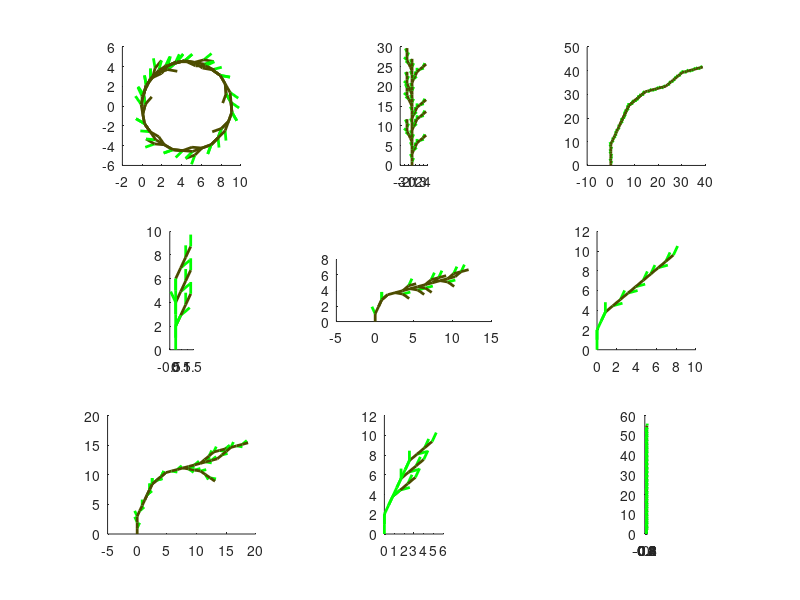

The MATLAB script that drew this image:

%
%L-system
%2D

clear all
clf


%Rules-- Cell array {1,x} is the xth string to be replaced
%      -- {2,x}

rule(1).before = 'F';
rule(1).after = 'F[+G]F[-G]F';

rule(2).before = 'F';
rule(2).after = 'G[G+F-G]G'; 

rule(3).before = 'G';
rule(3).after = 'F[-G]+F'; 

nRules = length(rule);

%The probability of each rule being chosen -- 
pRules = [.4 .3 .3]; 
pRules = cumsum([0 pRules]);

%angle: +operator means turn left; -operator means turn right
delta = 25; %degrees

%length of the line segments corresponding to the symbols F and G
lenF = 1;
lenG = 1;

for p=1:9
    subplot(3,3,p)
    daspect([1 1 1]);
    %starting seed
    axiom = 'F';
    
    %number of repititions
    nReps = 4;
    
    for i=1:nReps
        
        %one character/cell, with indexes the same as original axiom string
        axiomINcells = cellstr(axiom'); 
        
        %pick a rule randomly
        j = max(find(pRules<rand));
        %the indexes of the chosen 'before' string
        hit = strfind(axiom, rule(j).before);
        if (length(hit)>=1)
            for k=hit
                axiomINcells{k} = rule(j).after;
            end
        end
        
        %now convert individual cells back to a string
        axiom=[];
        for j=1:length(axiomINcells)
            axiom = [axiom, axiomINcells{j}];
        end
    end
    
    % Now draw the string as turtle graphics
    %Upper case (e.g. F or G) causes a line to be drawn in the current direction of the turtle
    %Lower case causes a move with no draw
    %angle +operator means turn left; -operator means turn right
    
    %Init the turtle
    xT = 0;
    yT = 0;
    aT = 0;
    da = delta/57.29 ; %convert to radians
    
    %init the turtle stack
    stkPtr = 1;
    
    %set(gca,'xlim', [-5 5], 'ylim', [-5 5]);
    hold on
    
    for i=1:length(axiom)
        cmdT = axiom(i);
        switch cmdT
        case 'F'
            newxT = xT + lenF*cos(aT);
            newyT = yT + lenF*sin(aT);
            %line([xT newxT], [yT newyT]);
            line([yT newyT], [xT newxT],'color',[.3 .3 0], 'linewidth',2);
            xT = newxT;
            yT = newyT;
        case 'G'
            newxT = xT + lenG*cos(aT);
            newyT = yT + lenG*sin(aT);
            %line([xT newxT], [yT newyT]);
            line([yT newyT], [xT newxT],'color','g', 'linewidth',2);
            xT = newxT;
            yT = newyT;
        case '+'
            aT = aT + da;
        case '-'
            aT = aT - da;
        case '[' %push the stack
            stack(stkPtr).xT = xT ;
            stack(stkPtr).yT = yT ;
            stack(stkPtr).aT = aT ;
            stkPtr = stkPtr +1 ;
        case ']' %pop the stack
            stkPtr = stkPtr -1 ;
            xT = stack(stkPtr).xT ;
            yT = stack(stkPtr).yT ;
            aT = stack(stkPtr).aT ;
        otherwise
            disp('error')
            return
        end
        %drawnow
    end
end






